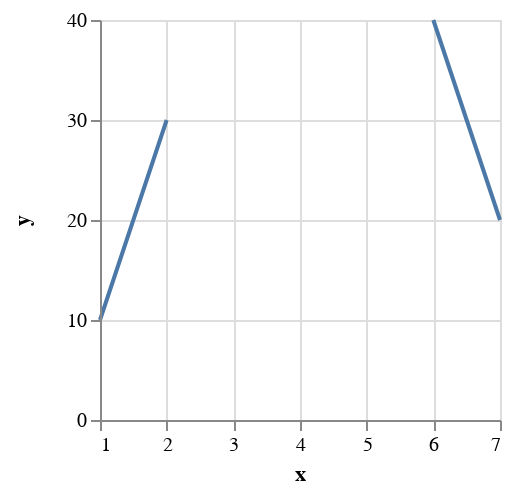

Express this chart as Vega-Lite.
### Vega specification from a JSON file in a GitHub repository (floating-point values rounded to 4 significant figures)
{"$schema": "https://vega.github.io/schema/vega/v4.json", "description": "A simple bar chart with embedded data.", "autosize": "pad", "padding": 5, "width": 200, "height": 200, "style": "cell", "data": [{"name": "source_0", "values": [{"x": 1, "y": 10}, {"x": 2, "y": 30}, {"x": 3, "y": null}, {"x": 4, "y": 15}, {"x": 5, "y": null}, {"x": 6, "y": 40}, {"x": 7, "y": 20}]}, {"name": "data_0", "source": "source_0", "transform": [{"type": "formula", "expr": "toNumber(datum[\"x\"])", "as": "x"}, {"type": "formula", "expr": "toNumber(datum[\"y\"])", "as": "y"}]}], "marks": [{"name": "marks", "type": "line", "style": ["line"], "sort": {"field": "datum[\"x\"]", "order": "descending"}, "from": {"data": "data_0"}, "encode": {"update": {"stroke": {"value": "#4c78a8"}, "tooltip": {"signal": "{\"x\": format(datum[\"x\"], \"\"), \"y\": format(datum[\"y\"], \"\")}"}, "x": {"scale": "x", "field": "x"}, "y": {"scale": "y", "field": "y"}, "defined": {"signal": "datum[\"x\"] !== null && !isNaN(datum[\"x\"]) && datum[\"y\"] !== null && !isNaN(datum[\"y\"])"}}}}], "scales": [{"name": "x", "type": "linear", "domain": {"data": "data_0", "field": "x"}, "range": [0, {"signal": "width"}], "nice": true, "zero": false}, {"name": "y", "type": "linear", "domain": {"data": "data_0", "field": "y"}, "range": [{"signal": "height"}, 0], "nice": true, "zero": true}], "axes": [{"scale": "x", "orient": "bottom", "grid": false, "title": "x", "labelFlush": true, "labelOverlap": true, "tickCount": {"signal": "ceil(width/40)"}, "zindex": 1}, {"scale": "x", "orient": "bottom", "grid": true, "tickCount": {"signal": "ceil(width/40)"}, "gridScale": "y", "domain": false, "labels": false, "maxExtent": 0, "minExtent": 0, "ticks": false, "zindex": 0}, {"scale": "y", "orient": "left", "grid": false, "title": "y", "labelOverlap": true, "tickCount": {"signal": "ceil(height/40)"}, "zindex": 1}, {"scale": "y", "orient": "left", "grid": true, "tickCount": {"signal": "ceil(height/40)"}, "gridScale": "x", "domain": false, "labels": false, "maxExtent": 0, "minExtent": 0, "ticks": false, "zindex": 0}], "config": {"axisY": {"minExtent": 30}}}
